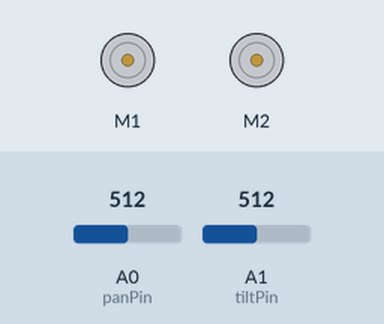
Simulated run of this sketch. Board: Arduino Uno, built with avr-gcc and run on an emulated ATmega328P. On the bench: 2 × DC motor (green arrow = forward, orange = backward, longer = faster). The test bench sets the inputs (shaded band); at power-on: A0 (panPin) = 512, A1 (tiltPin) = 512.

Above: at 1.2 s.
1.3 s: A0 (panPin) set to 716
At 2.3 s:
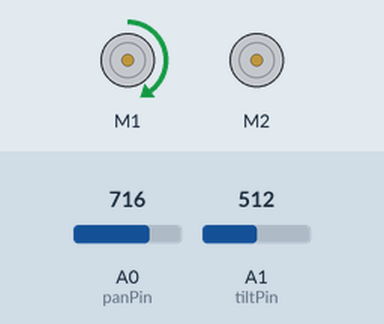
2.8 s: A1 (tiltPin) set to 716
At 3.4 s:
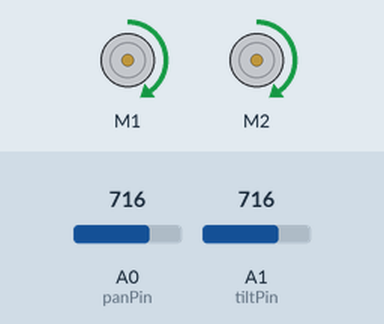
4.3 s: A0 (panPin) set to 900
At 5.5 s:
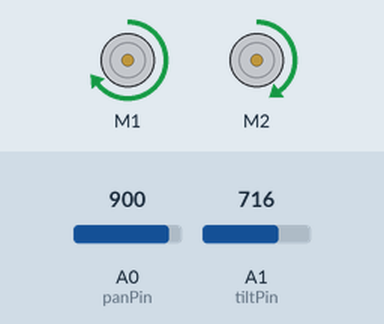
5.8 s: A1 (tiltPin) set to 900
At 6.9 s:
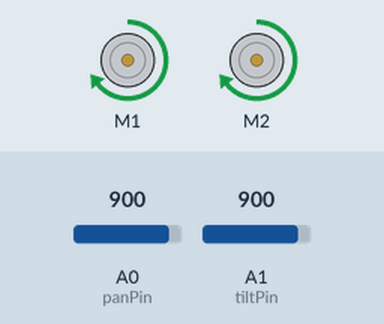
7.3 s: A0 (panPin) set to 1023
At 8.0 s:
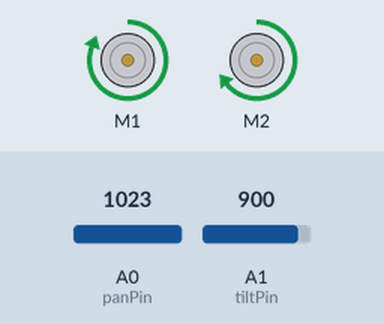
8.8 s: A1 (tiltPin) set to 1023
At 9.2 s:
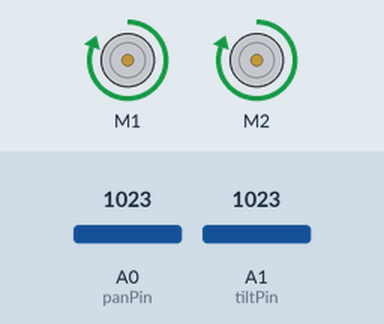
Timing chart, 0 to 11.3 s (numbered marks = the images above; inputs shaded):
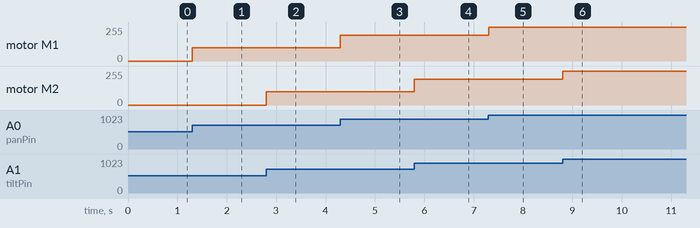

Measured:
- after the input at 1.3 s, motor M1: stopped → forward 100/255 at once
- after the input at 2.8 s, motor M2: stopped → forward 100/255 at once
- after the input at 4.3 s, motor M1: forward 100/255 → forward 193/255 at once
- after the input at 5.8 s, motor M2: forward 100/255 → forward 193/255 at once
- after the input at 7.3 s, motor M1: forward 193/255 → forward 255/255 at once
- after the input at 8.8 s, motor M2: forward 193/255 → forward 255/255 at once

The sketch:

Main_Code.ino
```cpp
#include <Wire.h> //this library is already included with the arduino environment
#include <Adafruit_MotorShield.h> // this library must be installed per the instructinos in the email.
#include "utility/Adafruit_PWMServoDriver.h"

//Pan motor is connected to DC motor port M1 on shield
//Tilt motor is connected to DC motor port M2 on shield
//Pan potentiometer is connected to analog input 0
//Tilt potentiometer is connected to analog input 1

//potentiometers connected to analog pin 0 and analog pin 1.
//Center pin of the potentiometer goes to the analog pin.
//side pins of the potentiometer go to +5V and ground


int panPin = 0;
int tiltPin = 1;
int panValue = 0;
int tiltValue = 0;

int panUpper = 520; //lower and upper bounds on dead range in middle.
int panLower = 505; //analog values range from 0-1024 so middle is 512.
int tiltUpper = 520; //I have included estimated bounds, but you may need to edit these.
int tiltLower = 505;

int tiltMotorSpeed = 0; //speed default (between 0 and 255)
int panMotorSpeed = 0;  //speed default
int tiltSpeedMax = 255; //max tilt speed (between 0 and 255)
int panSpeedMax = 255; //max pan speed (between 0 and 255)

//create motorshield object
Adafruit_MotorShield AFMS = Adafruit_MotorShield();

//Request two motors from motorshield
Adafruit_DCMotor *panMotor = AFMS.getMotor(1);
Adafruit_DCMotor *tiltMotor = AFMS.getMotor(2);

void setup() {
  // put your setup code here, to run once:
  AFMS.begin();
  panMotor->setSpeed(panMotorSpeed);
  tiltMotor->setSpeed(tiltMotorSpeed);

}

void loop() {

  panValue = analogRead(panPin);
  tiltValue = analogRead(tiltPin);
  if (panValue < panLower) //Pan motor control
  {
    //the map function maps one range of numbers on to another.
    int newPanSpeed = map(panValue, 0, panLower, panSpeedMax, 0); //when panValue==0 want speed to be panSpeedMax
    panMotor->setSpeed(newPanSpeed); //between 0 and 255
    panMotor->run(BACKWARD);
  }
  else if (panValue> panUpper)
  {
    int newPanSpeed = map(panValue, 1024, panUpper, panSpeedMax, 0); //when panValue==1024 want speed to be panSpeedMax
    panMotor->setSpeed(newPanSpeed); //between 0 and 255
    panMotor->run(FORWARD);
  }
  else
  {
    panMotor->run(RELEASE);
  }

  if (tiltValue < tiltLower) //Tilt motor control
  {
    int newTiltSpeed = map(tiltValue, 0, tiltLower, tiltSpeedMax, 0); //when tiltValue==0 want speed to be tiltSpeedMax
    tiltMotor->setSpeed(newTiltSpeed); //between 0 and 255
    tiltMotor->run(BACKWARD);
  }
  else if (tiltValue> tiltUpper)
  {
    int newTiltSpeed = map(tiltValue, 1024, tiltUpper, tiltSpeedMax, 0); //when tiltValue==1024 want speed to be tiltSpeedMax
    tiltMotor->setSpeed(newTiltSpeed); //between 0 and 255
    tiltMotor->run(FORWARD);
  }
  else
  {
    tiltMotor->run(RELEASE);
  }
delay(1); //delay for stability
}
```
